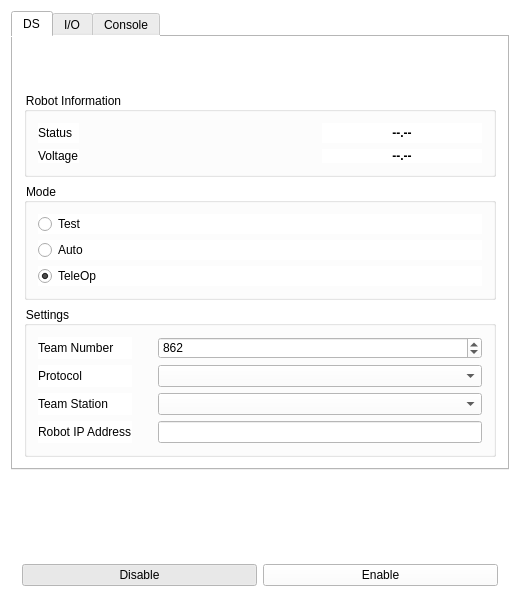
<?xml version="1.0" encoding="UTF-8"?>
<ui version="4.0">
 <class>Window</class>
 <widget class="QMainWindow" name="Window">
  <property name="geometry">
   <rect>
    <x>0</x>
    <y>0</y>
    <width>520</width>
    <height>608</height>
   </rect>
  </property>
  <property name="windowTitle">
   <string>SimpleDS</string>
  </property>
  <property name="styleSheet">
   <string notr="true">background-color: rgb(255, 255, 255);</string>
  </property>
  <widget class="QWidget" name="centralWidget">
   <layout class="QVBoxLayout" name="verticalLayout">
    <item>
     <widget class="QTabWidget" name="TabWidget">
      <property name="currentIndex">
       <number>0</number>
      </property>
      <widget class="QWidget" name="MainTab">
       <attribute name="title">
        <string>DS</string>
       </attribute>
       <layout class="QVBoxLayout" name="verticalLayout_4">
        <item>
         <widget class="QWidget" name="widget" native="true">
          <layout class="QHBoxLayout" name="horizontalLayout">
           <item>
            <widget class="QLabel" name="FRCLogo">
             <property name="text">
              <string/>
             </property>
             <property name="pixmap">
              <pixmap resource="../resources/resources.qrc">:/pixmaps/lightning.png</pixmap>
             </property>
             <property name="scaledContents">
              <bool>false</bool>
             </property>
             <property name="alignment">
              <set>Qt::AlignCenter</set>
             </property>
            </widget>
           </item>
          </layout>
         </widget>
        </item>
        <item>
         <widget class="QGroupBox" name="groupBox">
          <property name="title">
           <string>Robot Information</string>
          </property>
          <layout class="QGridLayout" name="gridLayout">
           <item row="0" column="0">
            <widget class="QLabel" name="statusLabel">
             <property name="text">
              <string>Status</string>
             </property>
            </widget>
           </item>
           <item row="0" column="2">
            <widget class="QLabel" name="Status">
             <property name="minimumSize">
              <size>
               <width>160</width>
               <height>0</height>
              </size>
             </property>
             <property name="font">
              <font>
               <weight>75</weight>
               <bold>true</bold>
              </font>
             </property>
             <property name="text">
              <string>--.--</string>
             </property>
             <property name="alignment">
              <set>Qt::AlignCenter</set>
             </property>
            </widget>
           </item>
           <item row="2" column="0">
            <widget class="QLabel" name="voltageLabel">
             <property name="text">
              <string>Voltage</string>
             </property>
            </widget>
           </item>
           <item row="2" column="2">
            <widget class="QLabel" name="Voltage">
             <property name="minimumSize">
              <size>
               <width>160</width>
               <height>0</height>
              </size>
             </property>
             <property name="font">
              <font>
               <weight>75</weight>
               <bold>true</bold>
              </font>
             </property>
             <property name="text">
              <string>--.--</string>
             </property>
             <property name="alignment">
              <set>Qt::AlignCenter</set>
             </property>
            </widget>
           </item>
           <item row="0" column="1">
            <spacer name="horizontalSpacer">
             <property name="orientation">
              <enum>Qt::Horizontal</enum>
             </property>
             <property name="sizeType">
              <enum>QSizePolicy::MinimumExpanding</enum>
             </property>
             <property name="sizeHint" stdset="0">
              <size>
               <width>20</width>
               <height>20</height>
              </size>
             </property>
            </spacer>
           </item>
          </layout>
         </widget>
        </item>
        <item>
         <widget class="QGroupBox" name="ModesBox">
          <property name="title">
           <string>Mode</string>
          </property>
          <layout class="QVBoxLayout" name="verticalLayout_2">
           <item>
            <widget class="QRadioButton" name="Test">
             <property name="text">
              <string>Test</string>
             </property>
             <attribute name="buttonGroup">
              <string notr="true">ModesGroup</string>
             </attribute>
            </widget>
           </item>
           <item>
            <widget class="QRadioButton" name="Autonomous">
             <property name="text">
              <string>Auto</string>
             </property>
             <attribute name="buttonGroup">
              <string notr="true">ModesGroup</string>
             </attribute>
            </widget>
           </item>
           <item>
            <widget class="QRadioButton" name="Teleoperated">
             <property name="text">
              <string>TeleOp</string>
             </property>
             <property name="checked">
              <bool>true</bool>
             </property>
             <attribute name="buttonGroup">
              <string notr="true">ModesGroup</string>
             </attribute>
            </widget>
           </item>
          </layout>
         </widget>
        </item>
        <item>
         <widget class="QGroupBox" name="SettingsBox">
          <property name="title">
           <string>Settings</string>
          </property>
          <layout class="QGridLayout" name="gridLayout_2">
           <item row="1" column="0">
            <widget class="QLabel" name="ProtocolLAbel">
             <property name="text">
              <string>Protocol</string>
             </property>
            </widget>
           </item>
           <item row="1" column="2">
            <widget class="QComboBox" name="Protocols"/>
           </item>
           <item row="0" column="2">
            <widget class="QSpinBox" name="TeamNumber">
             <property name="contextMenuPolicy">
              <enum>Qt::DefaultContextMenu</enum>
             </property>
             <property name="maximum">
              <number>9999</number>
             </property>
             <property name="value">
              <number>862</number>
             </property>
            </widget>
           </item>
           <item row="2" column="0">
            <widget class="QLabel" name="TeamStationLabel">
             <property name="text">
              <string>Team Station</string>
             </property>
            </widget>
           </item>
           <item row="2" column="2">
            <widget class="QComboBox" name="TeamStation"/>
           </item>
           <item row="0" column="0">
            <widget class="QLabel" name="TeamLabel">
             <property name="text">
              <string>Team Number</string>
             </property>
            </widget>
           </item>
           <item row="0" column="1">
            <spacer name="Spacer">
             <property name="orientation">
              <enum>Qt::Horizontal</enum>
             </property>
             <property name="sizeType">
              <enum>QSizePolicy::Fixed</enum>
             </property>
             <property name="sizeHint" stdset="0">
              <size>
               <width>20</width>
               <height>0</height>
              </size>
             </property>
            </spacer>
           </item>
           <item row="3" column="0">
            <widget class="QLabel" name="RobotIPLabel">
             <property name="text">
              <string>Robot IP Address</string>
             </property>
            </widget>
           </item>
           <item row="3" column="2">
            <widget class="QLineEdit" name="RobotIP"/>
           </item>
          </layout>
         </widget>
        </item>
       </layout>
      </widget>
      <widget class="QWidget" name="JoysticksTab">
       <attribute name="title">
        <string>I/O</string>
       </attribute>
       <layout class="QVBoxLayout" name="verticalLayout_6">
        <item>
         <widget class="QGroupBox" name="connectionSettings">
          <property name="title">
           <string>Connection Settings</string>
          </property>
          <layout class="QGridLayout" name="gridLayout_3">
           <item row="0" column="1">
            <widget class="QLineEdit" name="socketAddress">
             <property name="placeholderText">
              <string>ws://localhost:8080/ds</string>
             </property>
            </widget>
           </item>
           <item row="0" column="0">
            <widget class="QLabel" name="socketAddressLabel">
             <property name="text">
              <string>WebSocket</string>
             </property>
            </widget>
           </item>
          </layout>
         </widget>
        </item>
       </layout>
      </widget>
      <widget class="QWidget" name="NetConsoleTab">
       <attribute name="title">
        <string>Console</string>
       </attribute>
       <layout class="QVBoxLayout" name="verticalLayout_3">
        <item>
         <widget class="QLabel" name="MessagesLabel">
          <property name="text">
           <string>Messages:</string>
          </property>
         </widget>
        </item>
        <item>
         <widget class="QTextBrowser" name="Console">
          <property name="font">
           <font>
            <stylestrategy>PreferAntialias</stylestrategy>
           </font>
          </property>
         </widget>
        </item>
       </layout>
      </widget>
     </widget>
    </item>
    <item>
     <spacer name="WindowSpacer">
      <property name="orientation">
       <enum>Qt::Vertical</enum>
      </property>
      <property name="sizeType">
       <enum>QSizePolicy::Expanding</enum>
      </property>
      <property name="sizeHint" stdset="0">
       <size>
        <width>20</width>
        <height>32</height>
       </size>
      </property>
     </spacer>
    </item>
    <item>
     <widget class="QWidget" name="Buttons" native="true">
      <layout class="QHBoxLayout" name="horizontalLayout_2">
       <item>
        <widget class="QPushButton" name="Disable">
         <property name="text">
          <string>Disable</string>
         </property>
         <property name="checkable">
          <bool>true</bool>
         </property>
         <property name="checked">
          <bool>true</bool>
         </property>
         <attribute name="buttonGroup">
          <string notr="true">StatusGroup</string>
         </attribute>
        </widget>
       </item>
       <item>
        <widget class="QPushButton" name="Enable">
         <property name="text">
          <string>Enable</string>
         </property>
         <property name="checkable">
          <bool>true</bool>
         </property>
         <attribute name="buttonGroup">
          <string notr="true">StatusGroup</string>
         </attribute>
        </widget>
       </item>
      </layout>
     </widget>
    </item>
   </layout>
  </widget>
 </widget>
 <layoutdefault spacing="6" margin="11"/>
 <resources>
  <include location="../resources/resources.qrc"/>
 </resources>
 <connections/>
 <buttongroups>
  <buttongroup name="StatusGroup"/>
  <buttongroup name="ModesGroup"/>
 </buttongroups>
</ui>
